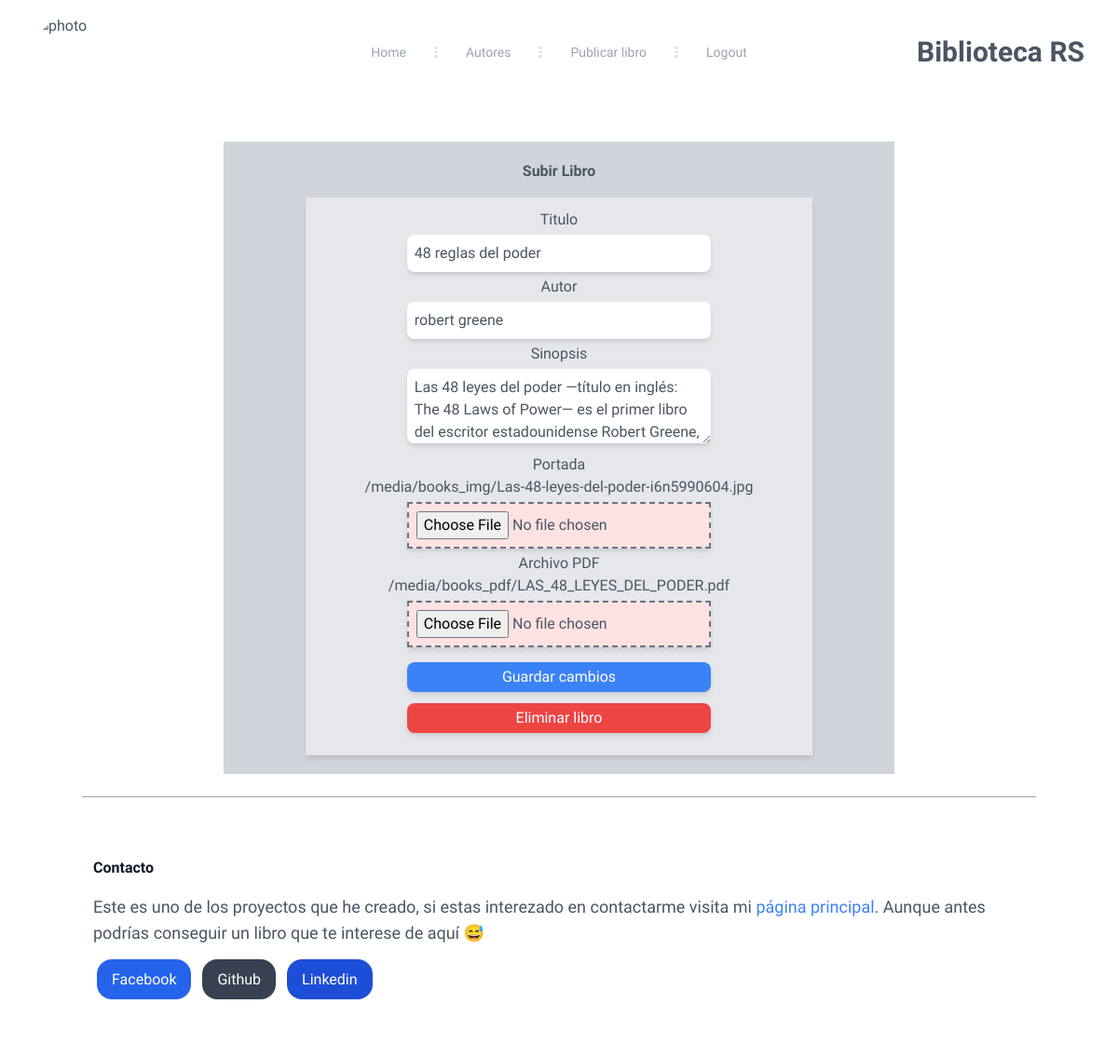
The app's page /books/edit/48-reglas-del-poder/ (signed in), older data.
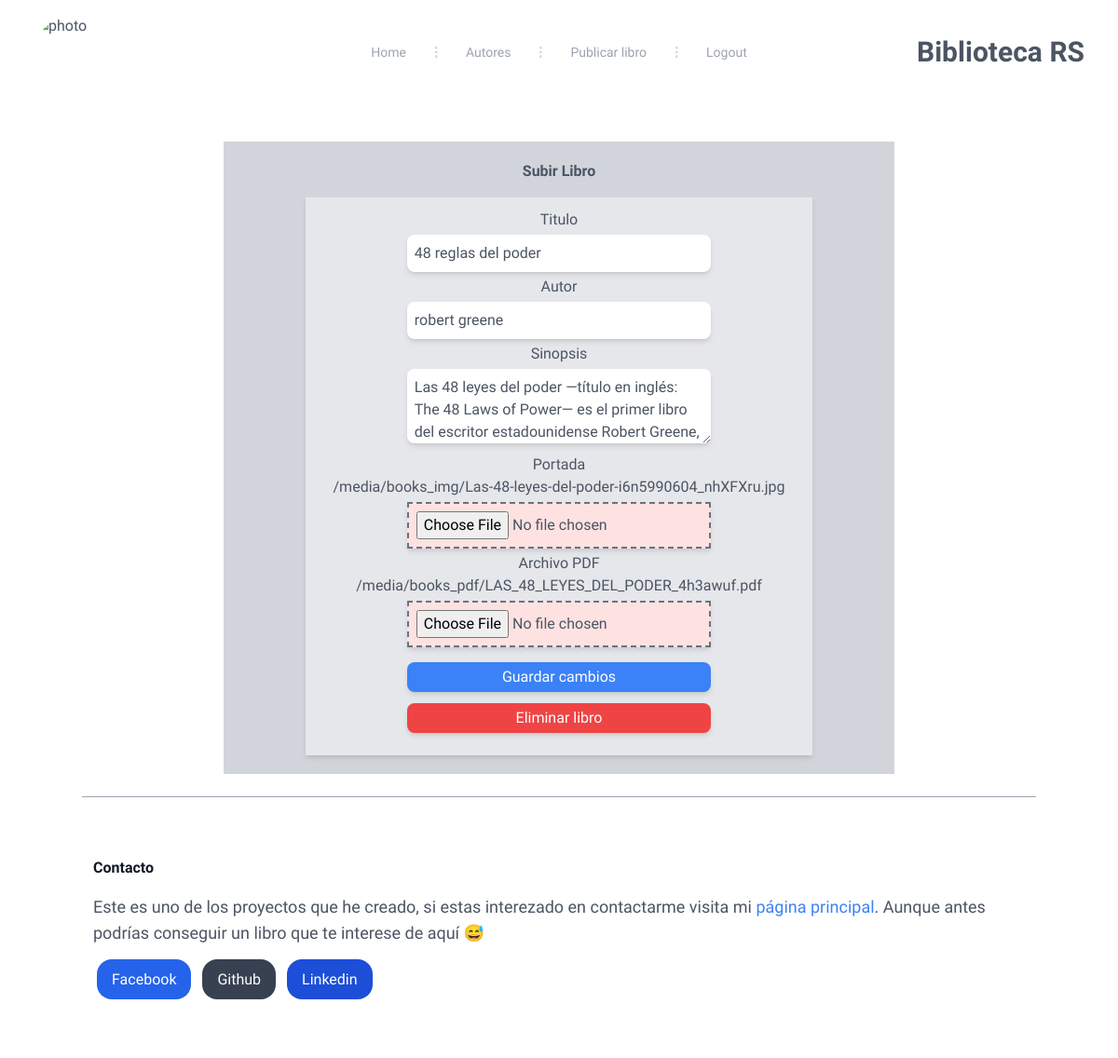
The same page, newer data.
### apps/books/models.py (models this page shows, shortened)
class Book(models.Model):
    title = models.CharField("Title of the book", max_length=80, unique=True, null=False, blank=False)
    author = models.ForeignKey("author.Author", models.SET_NULL, blank=True, null=True,)
    author_book = models.CharField("author of the book", max_length=80, null=False, blank=False)
    category = models.ManyToManyField(Category)
    synopsis = models.TextField(null=False, blank=False)
    photo = models.ImageField("Photo of the book", upload_to="books_img", null=False, blank=False)
    file = models.FileField("File of the book", upload_to="books_pdf", null=False, blank=False)
    publication_date = models.DateField(auto_now_add=True)
    short_synopsis = models.CharField(max_length=255, null=True, blank=True) # se rellenará automaticamente en base al "synopsis" field
    slug = models.SlugField(null=True, unique=True)
    class Meta:
        verbose_name = 'Book'
        verbose_name_plural = 'Books'

### apps/books/views.py (the view, shortened to what this page needs)
# urls.py: path('edit/<slug:slug>/', login_required(BookUpdateView.as_view()), name='edit_book'),
class BookUpdateView(View):
    model = Book
    form_class = BookEditForm
    template_name = "book/edit_book.html"
    def get(self, request, slug, *args, **kwargs):
        book = Book.objects.get(slug=slug)
        context = {
            "book": book,
            "form":self.form_class(instance=book)
        }
        return render(request, self.template_name, context)

### apps/books/forms.py
class BookEditForm(forms.ModelForm):
    class Meta:
        model = Book
        fields = {"author_book","title","synopsis","photo", "file"}
        labels = {
            "title": "Title of the book",
            "synopsis": "Book synopsis",
            "photo": "Book cover",
            "file": "File pdf",
        }
        widgets = {
            'title': forms.TextInput(attrs={'class':'w-4/5 mx-auto my-1 p-2 rounded-lg shadow-md lg:w-3/5', "name":"title", "placeholder": "Titulo..."}),
            'author_book': forms.TextInput(attrs={'class':'w-4/5 mx-auto my-1 p-2 rounded-lg shadow-md lg:w-3/5', "name":"author_book", "placeholder": "nombre del autor del libro..."}),
            'synopsis': forms.Textarea(attrs={'class':'w-4/5 h-20 mx-auto my-1 p-2 rounded-lg shadow-md lg:w-3/5', "name":"synopsis", "placeholder": "Sinopsis..."}),
            'photo': forms.FileInput(attrs={'class':'w-4/5 mx-auto my-1 p-2 bg-red-100 border-2 border-dashed border-gray-500  shadow-md lg:w-3/5', 'name': 'photo' }),
            'file': forms.FileInput(attrs={'class':'w-4/5 mx-auto my-1 p-2 bg-red-100 border-2 border-dashed border-gray-500  shadow-md lg:w-3/5', 'name': 'file' }),
        }

### templates/book/edit_book.html (shortened to what this page needs)
{% extends 'index.html' %}
{% load static %}
{% block section %}
    <div class="container bg-gray-300 mx-auto h-auto mt-10 p-5 lg:w-3/5">
        <h1 class="text-center h-10 font-bold">Subir Libro</h1>
        <div class="text-center mx-auto bg-gray-200 py-3 shadow-md lg:w-4/5">
            <form method="POST" enctype="multipart/form-data">
                <h1 class="">Titulo</h1>{{form.title}}
                <h1 class="">Autor</h1>{{form.author_book}}
                <h1 class="">Sinopsis</h1>{{form.synopsis}}
                <h1 class="">Portada</h1><p>{{book.photo.url}}</p>
                {{form.photo}}
                <h1 class="">Archivo PDF</h1><p>{{book.file.url}}</p>
                {{form.file}}
                <button type="submit" class=" block rounded-lg bg-blue-500 w-4/5 mx-auto my-3 text-white p-1 shadow-md lg:w-3/5">Guardar cambios</button>
                <a href="{% url 'delete_book' book.slug %}" class=" block rounded-lg bg-red-500 w-4/5 mx-auto my-3 text-white p-1 shadow-md lg:w-3/5">Eliminar libro</a>
            </form>
        </div>
    </div>
    <br>
{% endblock section %}

Row changes from the older to the newer data that the page shows:
changed Book "48 reglas del poder": photo "/media/books_img/Las-48-leyes-del-poder-i6n5990604.jpg" → "/media/books_img/Las-48-leyes-del-poder-i6n5990604_nhXFXru.jpg"; file "/media/books_pdf/LAS_48_LEYES_DEL_PODER.pdf" → "/media/books_pdf/LAS_48_LEYES_DEL_PODER_4h3awuf.pdf"
